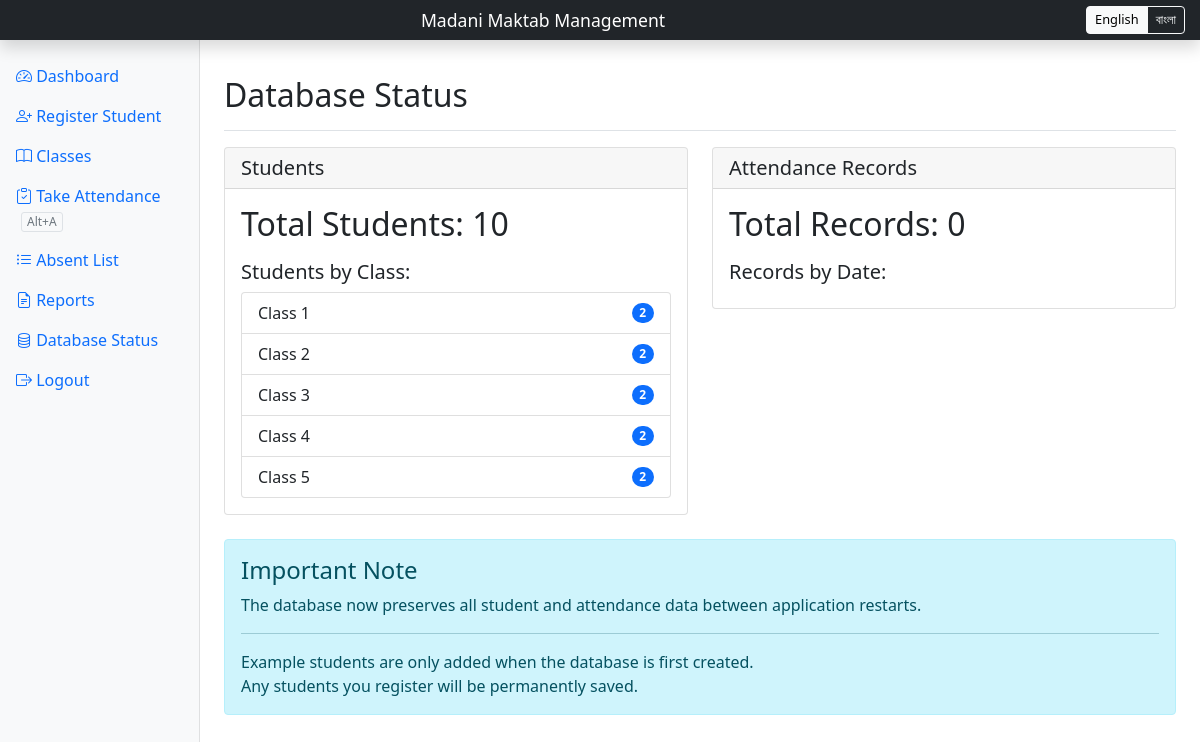
Screenshot of /db_status (signed in) with the database file from the repository.
### main.py (models this page shows, shortened)
class Class(db.Model):
    id = db.Column(db.Integer, primary_key=True)
    name = db.Column(db.String(50), unique=True, nullable=False)

### main.py (the view)
@app.route('/db_status')
@login_required
def db_status():
    student_count = Student.query.count()
    students_by_class = {}
    class_names = [c[0] for c in db.session.query(Class.name).distinct().all()]
    for class_name in class_names:
        students_by_class[class_name] = Student.query.join(Class).filter(Class.name == class_name).count()
    attendance_count = Attendance.query.count()
    dates = [d[0] for d in db.session.query(Attendance.date).distinct().order_by(Attendance.date.desc()).all()]
    attendance_by_date = {}
    for d in dates:
        attendance_by_date[d] = Attendance.query.filter_by(date=d).count()
    return render_template('db_status.html',
                          student_count=student_count,
                          students_by_class=students_by_class,
                          attendance_count=attendance_count,
                          attendance_by_date=attendance_by_date,
                          dates=dates)

### main.py (called while the page is built)
@login_manager.user_loader
def load_user(user_id):
    return User.query.get(int(user_id))

@app.context_processor
def inject_translations():
    lang = session.get('lang', 'en')
    return {'_': translations[lang]}

### templates/db_status.html (shortened to what this page needs)
{% extends "base.html" %}
{% block content %}
<div class="d-flex justify-content-between flex-wrap flex-md-nowrap align-items-center pt-3 pb-2 mb-3 border-bottom">
    <h1 class="h2">Database Status</h1>
</div>
<div class="row">
    <div class="col-md-6">
        <div class="card mb-4">
            <div class="card-header">
                <h5 class="card-title mb-0">Students</h5>
            </div>
            <div class="card-body">
                <h2>Total Students: {{ student_count }}</h2>
                <h5 class="mt-3">Students by Class:</h5>
                <ul class="list-group">
                    {% for class_name, count in students_by_class.items() %}
                    <li class="list-group-item d-flex justify-content-between align-items-center">
                        {{ class_name }}
                        <span class="badge bg-primary rounded-pill">{{ count }}</span>
                    </li>
                    {% endfor %}
                </ul>
            </div>
        </div>
    </div>
    <div class="col-md-6">
        <div class="card mb-4">
            <div class="card-header">
                <h5 class="card-title mb-0">Attendance Records</h5>
            </div>
            <div class="card-body">
                <h2>Total Records: {{ attendance_count }}</h2>
                <h5 class="mt-3">Records by Date:</h5>
            </div>
        </div>
    </div>
</div>
<div class="alert alert-info">
    <h4 class="alert-heading">Important Note</h4>
    <p>The database now preserves all student and attendance data between application restarts.</p>
    <hr>
    <p class="mb-0">
        Example students are only added when the database is first created.<br>
        Any students you register will be permanently saved.
    </p>
</div>
{% endblock %}

### rows the page displays
Class: name "Class 1", count "2"
Class: name "Class 2", id "2"
Class: name "Class 3", count "2"
Class: name "Class 4", count "2"
Class: name "Class 5", count "2"

### other values shown
{{ _['dashboard'] }} "Dashboard"
{{ _['register_student'] }} "Register Student"
{{ _['classes'] }} "Classes"
{{ _['take_attendance'] }} "Take Attendance"
{{ _['absent_list'] }} "Absent List"
{{ _['reports'] }} "Reports"
{{ _['db_status'] }} "Database Status"
{{ _['logout'] }} "Logout"
{{ student_count }} "10"
{{ attendance_count }} "0"
